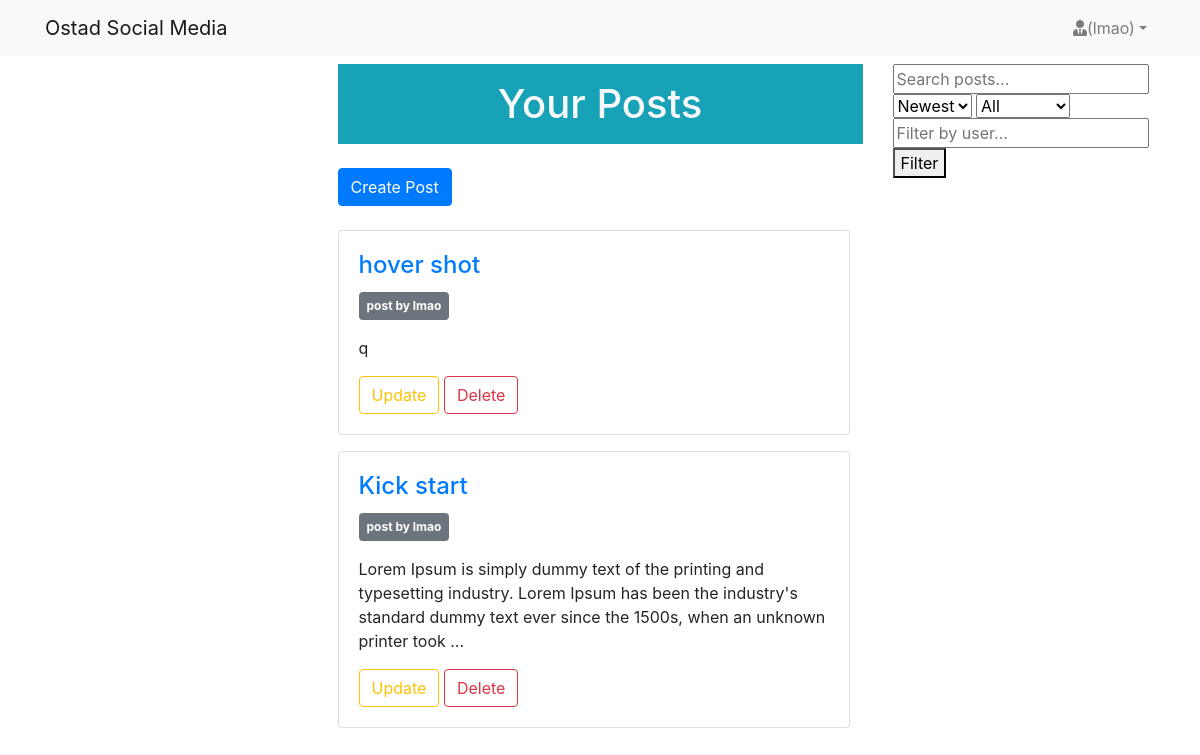
The app's page /my_post (signed in) with its own data.
### app_post/models.py (models this page shows, shortened)
class Post(models.Model):
    author = models.ForeignKey(User, on_delete=models.CASCADE, related_name='post')
    image = models.ImageField(upload_to='post_images', blank=True, null=True)
    title = models.CharField(max_length=200, blank=True, null=True)
    caption = models.TextField(blank=True, null=True)
    created_at = models.DateTimeField(auto_now_add=True)
    updated_at = models.DateTimeField(auto_now=True)

### app_post/views.py (the view)
# urls.py: path('my_post', views.my_post, name='my_post'),
@login_required
def my_post(request): # update a post
    posts = Post.objects.all().order_by('-created_at')
    search_query = request.GET.get('q', '')
    sort_order = request.GET.get('sort', '-created_at')  # Default: Newest first
    media_filter = request.GET.get('media', 'all')
    user_filter = request.GET.get('user', '')
    if search_query:
        posts = posts.filter(Q(title__icontains=search_query) | Q(caption__icontains=search_query))
    if sort_order == 'oldest':
        posts = posts.order_by('created_at')
    else:
        posts = posts.order_by('-created_at')
    if media_filter == 'text-only':
        posts = posts.filter(image='')  # Assuming `image` is a field in your model
    elif media_filter == 'images':
        posts = posts.exclude(image='')
    if user_filter:
        posts = posts.filter(author__username=user_filter)
    context = {
        'posts': posts,
        'search_query': search_query,
        'sort_order': sort_order,
        'media_filter': media_filter,
        'user_filter': user_filter,
    }
    return render(request, 'app_post/my_post.html',  context)

### templates/app_post/my_post.html (shortened to what this page needs)
{% extends 'base.html' %}
{% load static %}
{% block content %}
<div class="container">
    <div class="row">
        <div class="col-3">
        </div>
        <div class="col-6 ">
            <h1 class="h1 text-center mb-3 text-light p-3 bg-info text-wrap">Your Posts </h1>
            <a href="{% url 'app_post:create_post' %}" class="btn btn-primary my-2 float-end">Create Post</a>
            {% if posts %}
            {% for post in posts %}
            {% if request.user == post.author %}
            <div class="custom-card mt-3 mb-2">
                <div class="card" style="width: 32rem;">
                    <div class="card-body">
                        <p class="card-title h4"><a href="{% url "app_post:post_details" post.id %}">{{post.title}}</a></p>
                        <p class="fst-italic bg-secondary p-2 text-white bg-opacity-25 badge"> post by {{post.author}}</p>
                      <p class="card-text">{{post.caption | truncatewords:30}}</p>
                    {% if request.user == post.author %}
                        <a href="{% url 'app_post:update_post' post.id %}" class="btn  btn-outline-warning float-end">Update</a>
                        <a href="{% url 'app_post:delete_post' post.id %}" class="btn  btn-outline-danger float-end">Delete</a>
                    {% endif %}
                    </div>
                  </div>
            </div>
            {% endif %}
            {% endfor %}
            {% else %}
            <p>No posts found.</p>
            {% endif %}
        </div>
        <div class="col-3">
            <form method="GET" action="{% url 'app_post:home' %}">
                <input type="text" name="q" placeholder="Search posts..." value="{{ search_query }}">
                <select name="sort">
                    <option value="-created_at" {% if sort_order == "-created_at" %}selected{% endif %}>Newest</option>
                </select>
                <select name="media">
                    <option value="all" {% if media_filter == "all" %}selected{% endif %}>All</option>
                </select>
                <input type="text" name="user" placeholder="Filter by user..." value="{{ user_filter }}">
                <button type="submit">Filter</button>
            </form>
        </div>
    </div>
</div>
{% endblock %}

### templates/navbar.html (shortened to what this page needs)
<nav class="navbar navbar-expand-lg navbar-light bg-light">
    <div class="container">
        <a class="navbar-brand" href="{% url 'app_post:home' %}">Ostad Social Media</a>
        <div class="collapse navbar-collapse" id="navbarNav">
            <ul class="navbar-nav ml-auto">
                <li class="nav-item dropdown">
                    <a class="nav-link dropdown-toggle gap-2" href="#" id="navbarDropdown" role="button" data-toggle="dropdown" aria-haspopup="true" aria-expanded="false"><i class="fa fa-user-tie"></i>({{user}})</a>
                    </div>
        </div>
</nav>

### records on screen
Post: title "hover shot", author "lmao", caption "q", shows "Update"
Post: title "Kick start", author "lmao", caption "Lorem Ipsum is simply dummy text of the printing and typesetting industry. Lorem Ipsum has been the industry's standard dummy text ever since the 1500s, when an unknown printer took …", shows "Update"

### other values on screen
{{ user }} "lmao"
